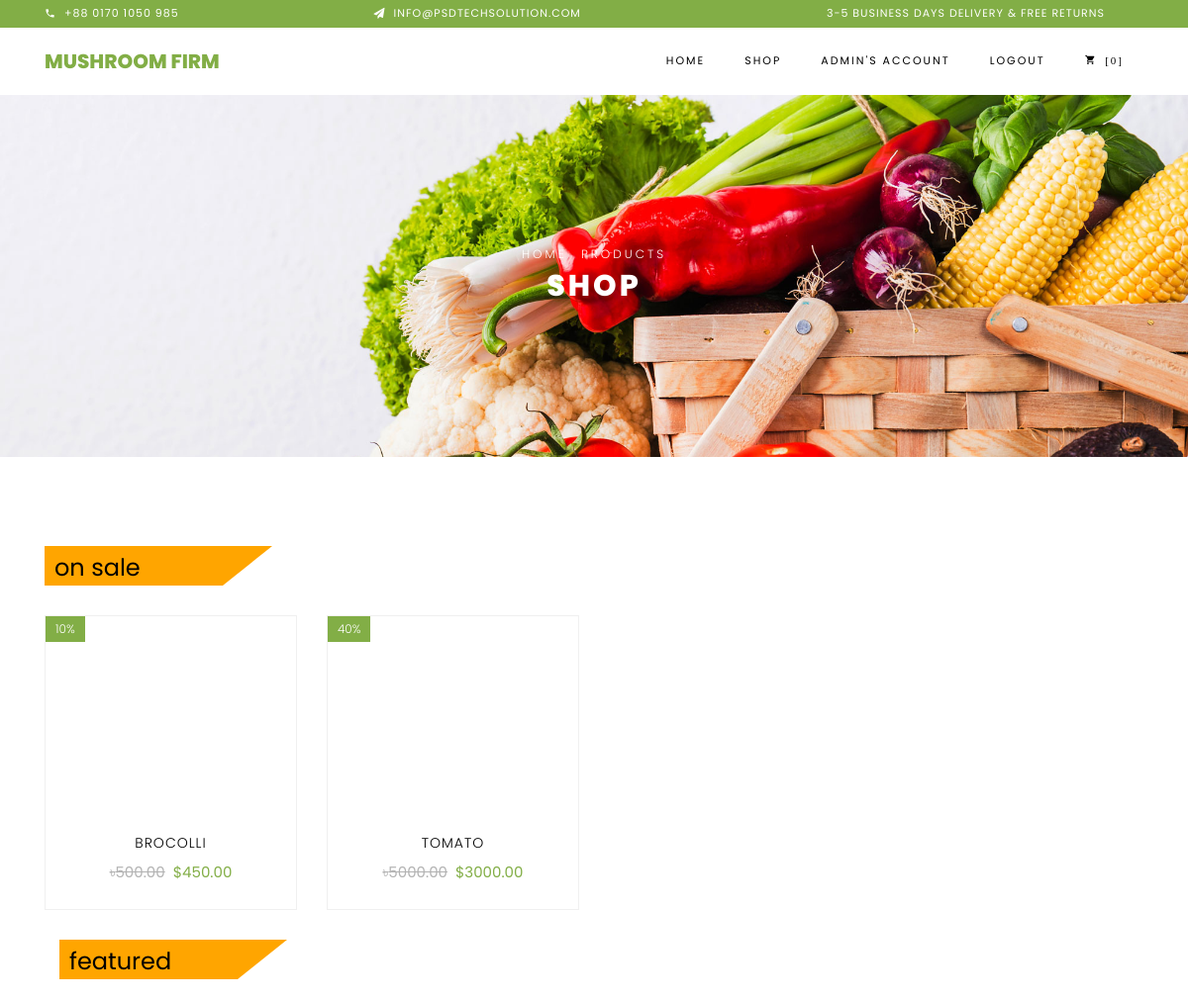
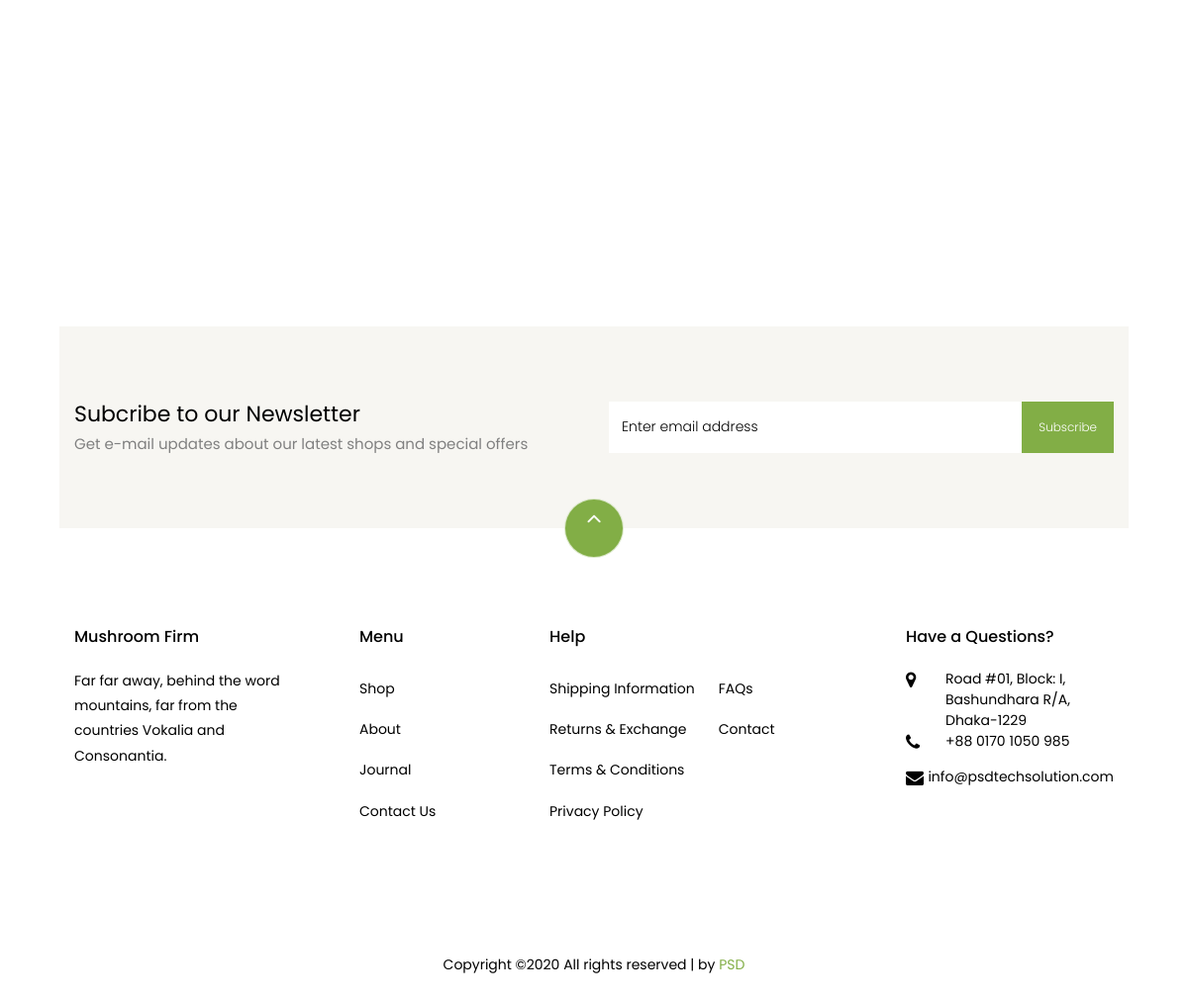
Screenshot of /products/ (signed in) with the database file from the repository (2 pictures, top to bottom).
### products/models.py (models this page shows, shortened)
class Product(models.Model):
	types = (
		("featured", "Featured"),
		("on sale", "On Sale"),
		("new arrival", "New Arrival")
		)
	product_name = models.CharField(max_length=500, blank=False, null=False)
	price = models.DecimalField(max_digits=100, decimal_places=2, default=30)
	sale = models.DecimalField(max_digits=100, decimal_places=2, default=30)
	stock = models.DecimalField(max_digits=100, decimal_places=2, default=30)
	category = models.CharField(max_length=400, choices=types, default="Featured")
	description = models.TextField(default="")
	slug = models.SlugField(default="")
	active = models.BooleanField(default=True)
	timestamp = models.DateTimeField(auto_now_add=True)
	updated = models.DateTimeField(auto_now=True)
	class Meta:
		unique_together = ("product_name", "slug")

### products/views.py (the view)
# urls.py: url(r'^products/$', products, name='products'),
def products(request):
    products = product.objects.all()
    percentage_discount = {}
    seen = set()
    categories = []
    for item in products:
        price = item.price
        sale = item.sale
        discount = price - sale
        percentage_discount[item.id] = int((discount/price)*100)
        categories.append(item.category)
    categories = list(dict.fromkeys(categories))
    template = 'products_template/products.html'
    context = {'products' : products,
                'percentage_discount' : percentage_discount,
                'categories': categories}
    return render(request, template, context)

### products/dict_key.py (called while the page is built)
@register.filter(name='dict_key')
def dict_key(d, k):
    return d[k]

### templates/products_template/products.html (shortened to what this page needs)
{% extends 'base.html' %}
{% block content %}
{% load static %}
<div class="hero-wrap hero-bread" style="background-image: url({% static 'images/bg_1.jpg' %});">
<div class="container">
<div class="row no-gutters slider-text align-items-center justify-content-center">
<div class="col-md-9 ftco-animate text-center">
    <p class="breadcrumbs"><span class="mr-2"><a href="{% url 'home' %}">Home</a></span> <span>Products</span></p>
    <h1 class="mb-0 bread">Shop</h1>
</div>
</div>
</div>
</div>
<section class="ftco-section">
{% for category in categories %}
<div id="featured_container" class="container">
<div class="title-box">
    <h2>{{category}}</h2>
</div>
<div class="row">
{% for item in products %}
{% if item.category == category and item.stock > 0 %}
    <div class="col-md-6 col-lg-3 ftco-animate">
            <div class="product">
        {% for image in item.productimage_set.all %}
            {% if image.thumbnail == True and image.active == True %}
                <a href="{% url 'single_product' item.slug %}" class="img-prod"><img class="img-fluid" src="/media/{{image.image}}" alt="Colorlib Template">
            {% endif %}
        {% endfor %}
            {% with key=item.id %}
                {% if item.sale != item.price %}
                <span class="status">{{percentage_discount|dict_key:key}}%</span>
                {% endif %}
            {% endwith %}
                </a>
                <div class="text py-3 pb-4 px-3 text-center">
                    <h3><a href="{% url 'single_product' item.slug %}">{{item.product_name}}</a></h3>
                    <div class="d-flex">
                        <div class="pricing">
                            {% if item.sale != item.price %}
                            <p class="price"><span class="mr-2 price-dc">৳{{item.price}}</span><span class="price-sale">${{item.sale}}</span></p>
                            {% else %}
                            <p class="price"><span class="mr-2 price-sale">৳{{item.price}}</span></p>
                            {% endif %}
                        </div>
                    </div>
                </div>
            </div>
        </div>
        {% endif %}
        {% endfor %}
</div>
{% endfor %}
<section class="ftco-section ftco-no-pt ftco-no-pb py-5 bg-light">
<div class="container py-4">
<div class="row d-flex justify-content-center py-5">
<div class="col-md-6">
    <h2 style="font-size: 22px;" class="mb-0">Subcribe to our Newsletter</h2>
    <span>Get e-mail updates about our latest shops and special offers</span>
</div>
<div class="col-md-6 d-flex align-items-center">
    <form action="#" class="subscribe-form">
    <div class="form-group d-flex">
        <input type="text" class="form-control" placeholder="Enter email address">
        <input type="submit" value="Subscribe" class="submit px-3">
    </div>
    </form>
</div>
</div>
</div>
</section>
{% endblock %}

### templates/top_navbar.html (shortened to what this page needs)
<div class="py-1 bg-primary">
    <div class="container">
        <div class="row no-gutters d-flex align-items-start align-items-center px-md-0">
            <div class="col-lg-12 d-block">
                <div class="row d-flex">
                    <div class="col-md pr-4 d-flex topper align-items-center">
                        <div class="icon mr-2 d-flex justify-content-center align-items-center"><span class="icon-phone2"></span></div>
                        <span class="text">+88 0170 1050 985</span>
                    </div>
                    <div class="col-md pr-4 d-flex topper align-items-center">
                        <div class="icon mr-2 d-flex justify-content-center align-items-center"><span class="icon-paper-plane"></span></div>
                        <span class="text">info@psdtechsolution.com</span>
                    </div>
                    <div class="col-md-5 pr-4 d-flex topper align-items-center text-lg-right">
                        <span class="text">3-5 Business days delivery &amp; Free Returns</span>
                    </div>
                </div>
            </div>
        </div>
      </div>
</div>
<nav class="navbar navbar-expand-lg navbar-dark ftco_navbar bg-dark ftco-navbar-light" id="ftco-navbar">
    <div class="container">
      <a class="navbar-brand" href="{% url 'home' %}">Mushroom Firm</a>
      <div class="collapse navbar-collapse" id="ftco-nav">
        <ul class="navbar-nav ml-auto">
          <li class="nav-item active"><a href="{% url 'home' %}" class="nav-link">Home</a></li>
          <li class="nav-item"><a href="{% url 'products' %}" class="nav-link">Shop</a></li>
          <li class="nav-item">
              {% if not user.is_authenticated %}
              <a href="{% url 'register' %}" class="nav-link">Sign-up</a>
                {% else %}
              <a href="#" class="nav-link">{{user.username}}'s Account</a>
                {% endif %}
          </li>
          <li class="nav-item">
              {% if not user.is_authenticated %}
              <a href="{% url 'login' %}" class="nav-link">Login</a>
              {% else %}
              <a href="{% url 'logout' %}" class="nav-link">Logout</a>
              {% endif %}
          </li>
          <li class="nav-item cta cta-colored"><a href="{% url 'viewCart' %}" class="nav-link"><span id="cart_menu" class="icon-shopping_cart">
              {% if not request.session.item_count %}
              [0]
              {% else %}
              [{{request.session.item_count}}]
              {% endif %}</a></li>
        </ul>
      </div>
    </div>
  </nav>

### static/static_files/css/icomoon.css (style rules this page uses)
[class^="icon-"], [class*=" icon-"] { font-family: 'icomoon' !important; speak: none; font-style: normal; font-weight: normal; font-variant: normal; text-transform: none; line-height: 1; -webkit-font-smoothing: antialiased; -moz-osx-font-smoothing: grayscale; }
.icon-paper-plane:before { content: "\f1d8"; }
.icon-phone2:before { content: "\e0cd"; }
.icon-shopping_cart:before { content: "\e8cc"; }

### rows the page displays
Product: categories "on sale"
Product: percentage_discount "10", product_name "BROCOLLI", price "500.00", sale "450.00"
Product: percentage_discount "40", product_name "TOMATO", price "5000.00", sale "3000.00"
Product: categories "featured"

### other values shown
{{ user.username }} "ADMIN"
